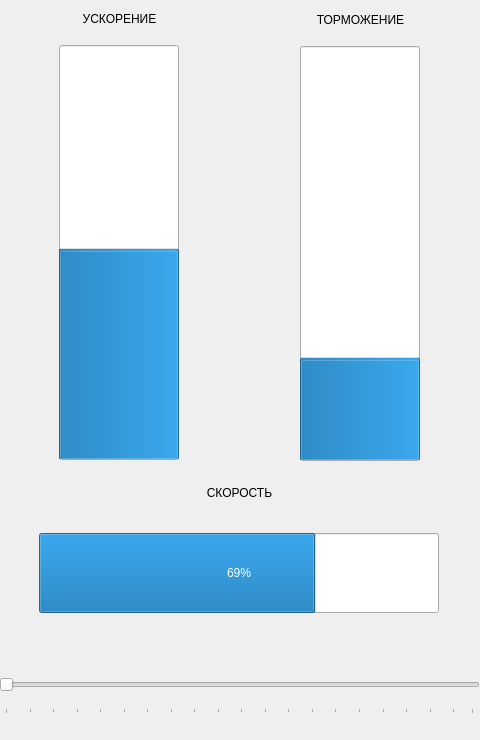
<?xml version="1.0" encoding="UTF-8"?>
<ui version="4.0">
 <class>Form</class>
 <widget class="QWidget" name="Form">
  <property name="geometry">
   <rect>
    <x>0</x>
    <y>0</y>
    <width>480</width>
    <height>740</height>
   </rect>
  </property>
  <property name="windowTitle">
   <string>Form</string>
  </property>
  <widget class="QWidget" name="horizontalLayoutWidget_4">
   <property name="geometry">
    <rect>
     <x>-1</x>
     <y>639</y>
     <width>481</width>
     <height>101</height>
    </rect>
   </property>
   <layout class="QHBoxLayout" name="horizontalLayout_4">
    <item>
     <widget class="QSlider" name="Coordinate">
      <property name="sizePolicy">
       <sizepolicy hsizetype="Expanding" vsizetype="Fixed">
        <horstretch>0</horstretch>
        <verstretch>0</verstretch>
       </sizepolicy>
      </property>
      <property name="minimumSize">
       <size>
        <width>0</width>
        <height>50</height>
       </size>
      </property>
      <property name="orientation">
       <enum>Qt::Horizontal</enum>
      </property>
      <property name="tickPosition">
       <enum>QSlider::TicksBelow</enum>
      </property>
      <property name="tickInterval">
       <number>5</number>
      </property>
     </widget>
    </item>
   </layout>
  </widget>
  <widget class="QWidget" name="verticalLayoutWidget">
   <property name="geometry">
    <rect>
     <x>-1</x>
     <y>-1</y>
     <width>241</width>
     <height>461</height>
    </rect>
   </property>
   <layout class="QVBoxLayout" name="verticalLayout">
    <item>
     <widget class="QLabel" name="label">
      <property name="sizePolicy">
       <sizepolicy hsizetype="Expanding" vsizetype="Fixed">
        <horstretch>0</horstretch>
        <verstretch>0</verstretch>
       </sizepolicy>
      </property>
      <property name="minimumSize">
       <size>
        <width>0</width>
        <height>40</height>
       </size>
      </property>
      <property name="text">
       <string>УСКОРЕНИЕ</string>
      </property>
      <property name="alignment">
       <set>Qt::AlignCenter</set>
      </property>
     </widget>
    </item>
    <item alignment="Qt::AlignHCenter">
     <widget class="QProgressBar" name="Acceleration">
      <property name="minimumSize">
       <size>
        <width>120</width>
        <height>0</height>
       </size>
      </property>
      <property name="value">
       <number>50</number>
      </property>
      <property name="alignment">
       <set>Qt::AlignCenter</set>
      </property>
      <property name="orientation">
       <enum>Qt::Vertical</enum>
      </property>
     </widget>
    </item>
   </layout>
  </widget>
  <widget class="QWidget" name="verticalLayoutWidget_2">
   <property name="geometry">
    <rect>
     <x>240</x>
     <y>0</y>
     <width>241</width>
     <height>461</height>
    </rect>
   </property>
   <layout class="QVBoxLayout" name="verticalLayout_2">
    <item>
     <widget class="QLabel" name="label_2">
      <property name="sizePolicy">
       <sizepolicy hsizetype="Expanding" vsizetype="Fixed">
        <horstretch>0</horstretch>
        <verstretch>0</verstretch>
       </sizepolicy>
      </property>
      <property name="minimumSize">
       <size>
        <width>0</width>
        <height>40</height>
       </size>
      </property>
      <property name="text">
       <string>ТОРМОЖЕНИЕ</string>
      </property>
      <property name="alignment">
       <set>Qt::AlignCenter</set>
      </property>
     </widget>
    </item>
    <item alignment="Qt::AlignHCenter">
     <widget class="QProgressBar" name="Braking">
      <property name="minimumSize">
       <size>
        <width>120</width>
        <height>0</height>
       </size>
      </property>
      <property name="layoutDirection">
       <enum>Qt::LeftToRight</enum>
      </property>
      <property name="value">
       <number>24</number>
      </property>
      <property name="alignment">
       <set>Qt::AlignCenter</set>
      </property>
      <property name="orientation">
       <enum>Qt::Vertical</enum>
      </property>
     </widget>
    </item>
   </layout>
  </widget>
  <widget class="QWidget" name="verticalLayoutWidget_3">
   <property name="geometry">
    <rect>
     <x>-1</x>
     <y>459</y>
     <width>481</width>
     <height>181</height>
    </rect>
   </property>
   <layout class="QVBoxLayout" name="verticalLayout_3">
    <item>
     <widget class="QLabel" name="label_3">
      <property name="sizePolicy">
       <sizepolicy hsizetype="Expanding" vsizetype="Fixed">
        <horstretch>0</horstretch>
        <verstretch>0</verstretch>
       </sizepolicy>
      </property>
      <property name="text">
       <string>СКОРОСТЬ</string>
      </property>
      <property name="alignment">
       <set>Qt::AlignCenter</set>
      </property>
     </widget>
    </item>
    <item alignment="Qt::AlignHCenter">
     <widget class="QProgressBar" name="Velocity">
      <property name="sizePolicy">
       <sizepolicy hsizetype="Fixed" vsizetype="Fixed">
        <horstretch>0</horstretch>
        <verstretch>0</verstretch>
       </sizepolicy>
      </property>
      <property name="minimumSize">
       <size>
        <width>400</width>
        <height>80</height>
       </size>
      </property>
      <property name="value">
       <number>69</number>
      </property>
     </widget>
    </item>
   </layout>
  </widget>
 </widget>
 <resources/>
 <connections/>
</ui>
